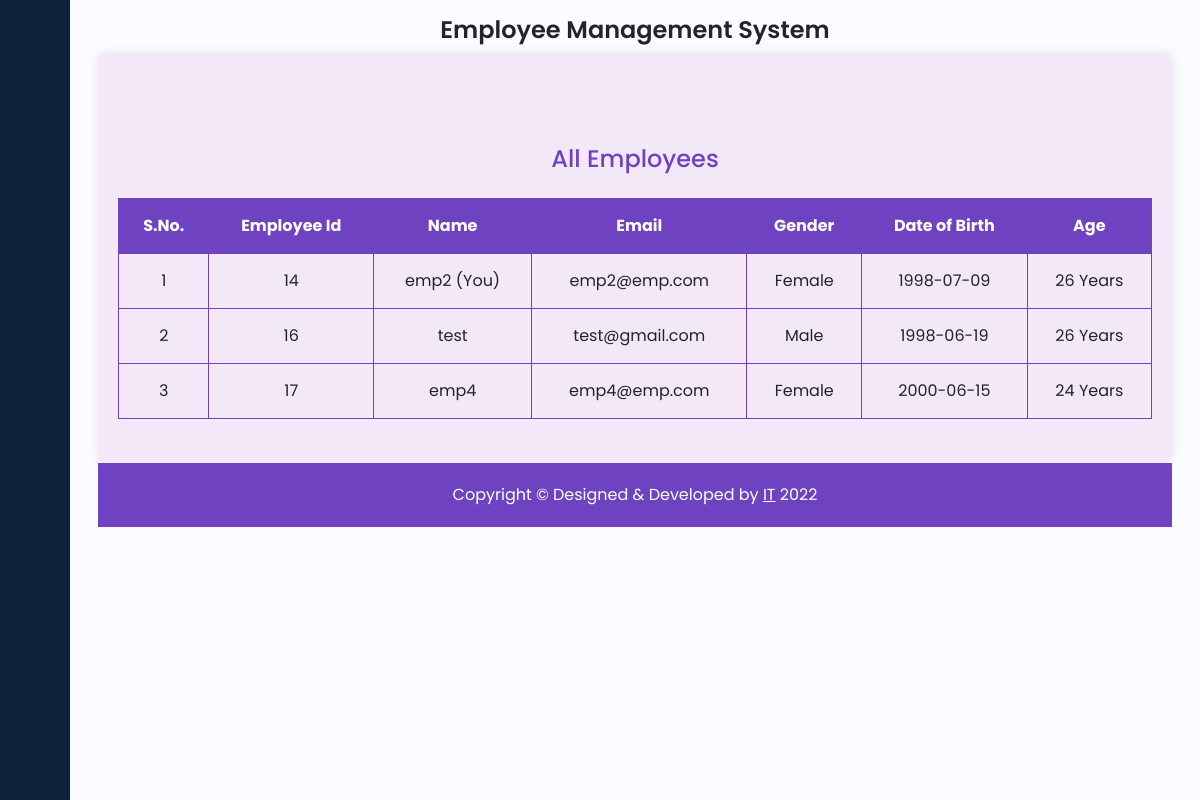
/employee/view-employee.php (signed in), run on the app's committed database.
### tables this page shows
CREATE TABLE `employee` (
  `id` int(15) NOT NULL,
  `name` varchar(255) NOT NULL,
  `email` varchar(255) NOT NULL,
  `gender` varchar(10) DEFAULT NULL,
  `dob` varchar(255) DEFAULT NULL,
  `password` varchar(75) NOT NULL,
  `salary` int(10) NOT NULL,
  `dp` varchar(255) NOT NULL
);

### employee/view-employee.php (the view, shortened to what this page needs)
<?php
    require_once "include/header.php";
?>
<?php
require_once "../connection.php";
$sql = "SELECT * FROM employee";
$result = mysqli_query($conn , $sql);
$i = 1;
?>
<div class="container" style="background-color: #f3e8f8; padding: 20px; border-radius: 8px; box-shadow: 0 0 10px rgba(0,0,0,0.1);">
    <div class="py-4 mt-5">
        <h4 class="text-center pb-3" style="color: #6f42c1;">All Employees</h4>
        <table style="width:100%; border-collapse: collapse;" class="table-hover text-center">
            <tr style="background-color: #6f42c1; color: #ffffff;">
                <th style="border: 1px solid #6f42c1; padding: 15px;">S.No.</th>
                <th style="border: 1px solid #6f42c1; padding: 15px;">Employee Id</th>
                <th style="border: 1px solid #6f42c1; padding: 15px;">Name</th>
                <th style="border: 1px solid #6f42c1; padding: 15px;">Email</th>
                <th style="border: 1px solid #6f42c1; padding: 15px;">Gender</th>
                <th style="border: 1px solid #6f42c1; padding: 15px;">Date of Birth</th>
                <th style="border: 1px solid #6f42c1; padding: 15px;">Age</th>
            </tr>
            <?php
            if( mysqli_num_rows($result) > 0){
                while( $rows = mysqli_fetch_assoc($result) ){
                    $name= $rows["name"];
                    $email= $rows["email"];
                    $dob = $rows["dob"];
                    $gender = $rows["gender"];
                    $id = $rows["id"];
                    if($dob == "" ){
                        $dob = "Not Defined";
                        $age = "Not Defined";
                    }else{
                        $date1=date_create($dob);
                        $date2=date_create("now");
                        $diff=date_diff($date1,$date2);
                        $age = $diff->format("%y Years");
                    }
                    if($email == $_SESSION["email_emp"] ){
                        $name = "{$name} (You)";
                    }
                    ?>
                <tr>
                    <td style="border: 1px solid #6f42c1; padding: 15px;"><?php echo $i; ?></td>
                    <td style="border: 1px solid #6f42c1; padding: 15px;"><?php echo $id; ?></td>
                    <td style="border: 1px solid #6f42c1; padding: 15px;"><?php echo $name ; ?></td>
                    <td style="border: 1px solid #6f42c1; padding: 15px;"><?php echo $email; ?></td>
                    <td style="border: 1px solid #6f42c1; padding: 15px;"><?php echo $gender; ?></td>
                    <td style="border: 1px solid #6f42c1; padding: 15px;"><?php echo $dob; ?></td>
                    <td style="border: 1px solid #6f42c1; padding: 15px;"><?php echo $age; ?></td>
                </tr>
            <?php
                $i++;
                }
            }else{
                echo "<tr><td colspan='7' style='text-align: center; padding: 15px;'>No employees found</td></tr>";
            }
            ?>
        </table>
    </div>
</div>
<?php
    require_once "include/footer.php";
?>

### employee/include/header.php (shortened to what this page needs)
<!DOCTYPE html>
<html lang="en">
<head>
    <link href="https://cdn.lineicons.com/4.0/lineicons.css" rel="stylesheet" />
    <link rel="stylesheet" href="https://cdnjs.cloudflare.com/ajax/libs/font-awesome/5.15.4/css/all.min.css">
    <link href="https://cdn.jsdelivr.net/npm/bootstrap@5.3.0-alpha3/dist/css/bootstrap.min.css" rel="stylesheet"
>
    <link rel="stylesheet" href="..\resorce\csss\style.css">
</head>
<body>
    <div class="wrapper">
        <aside id="sidebar">
            <div class="d-flex">
                <button class="toggle-btn" type="button">
                </button>
            </div>
            <ul class="sidebar-nav">
                <li class="sidebar-item">
                    <a href="./dashboard.php" class="sidebar-link">
                    </a>
                </li>
                <li class="sidebar-item">
                    <a href="./leave-status.php" class="sidebar-link">
                    </a>
                </li>
                <li class="sidebar-item">
                    <a href="./apply-leave.php" class="sidebar-link">
                    </a>
                </li>
                <li class="sidebar-item">
                    <a href="./view-employee.php" class="sidebar-link">
                    </a>
                </li>
                <li class="sidebar-item">
                    <a href="./profile.php" class="sidebar-link">
                    </a>
                </li>
            </ul>
            <div class="sidebar-footer">
                <a href="./logout.php" class="sidebar-link">
                </a>
            </div>
        </aside>
        <div class="main p-3">
            <div class="text-center">
                <h1>
                   Employee Management System
                </h1>
    <div class="container-fluid">

### employee/include/footer.php (shortened to what this page needs)
<div class="footer" style="background-color: #6f42c1; color: #ffffff; padding: 20px; text-align: center;">
    <p>Copyright &copy; Designed & Developed by <a href="#" style="color: #ffffff; text-decoration: underline;">IT</a> 2022</p>
</div>
</div>
</body>
</html>

### resorce/csss/style.css (style rules this page uses)
a { text-decoration: none; }
li { list-style: none; }
h1 { font-weight: 600; font-size: 1.5rem; }
body { font-family: 'Poppins', sans-serif; }
.wrapper { display: flex; }
.main { min-height: 100vh; width: 100%; overflow: hidden; transition: all 0.35s ease-in-out; background-color: #fafbfe; }
#sidebar { width: 70px; min-width: 70px; z-index: 1000; transition: all .25s ease-in-out; background-color: #0e2238; display: flex; flex-direction: column; }
.toggle-btn { background-color: transparent; cursor: pointer; border: 0; padding: 1rem 1.5rem; }
.sidebar-nav { padding: 2rem 0; flex: 1 1 auto; }
a.sidebar-link { padding: .625rem 1.625rem; color: #FFF; display: block; font-size: 0.9rem; white-space: nowrap; border-left: 3px solid transparent; }
.sidebar-item { position: relative; }
.container-fluid { flex: 1; }
.footer { background-color: #0288d1; color: white; padding: 10px; text-align: center; position: relative; width: 100%; bottom: 0; }
.footer p { margin: 0; }
.footer a { color: #fff; text-decoration: none; }

### data on the page
employee: id "14", name "emp2 (You)", email "emp2@emp.com", gender "Female", dob "1998-07-09", dob "26 Years"
employee: id "16", name "test", email "test@gmail.com", gender "Male", dob "1998-06-19", dob "26 Years"
employee: id "17", name "emp4", email "emp4@emp.com", gender "Female", dob "2000-06-15", dob "24 Years"
